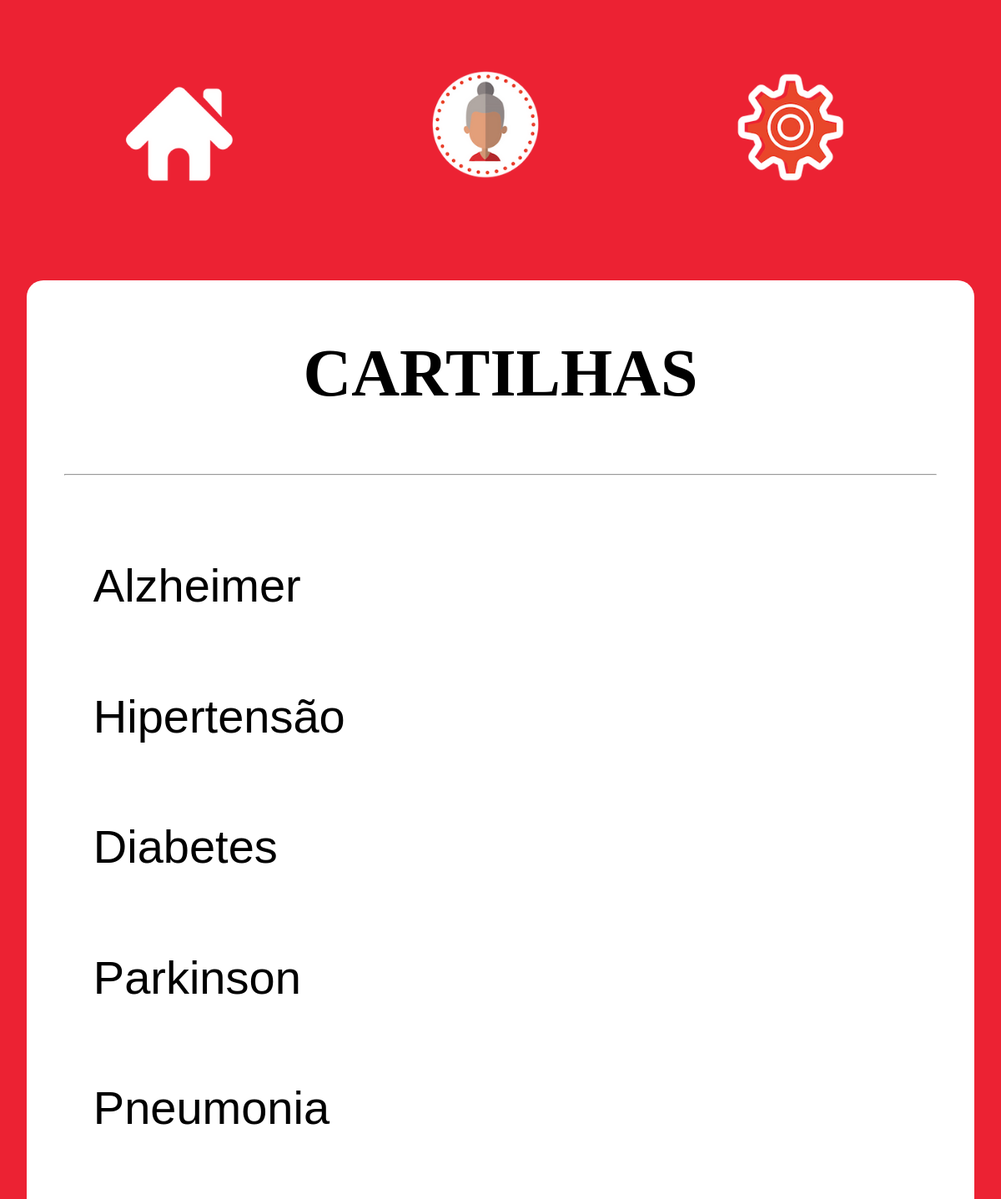
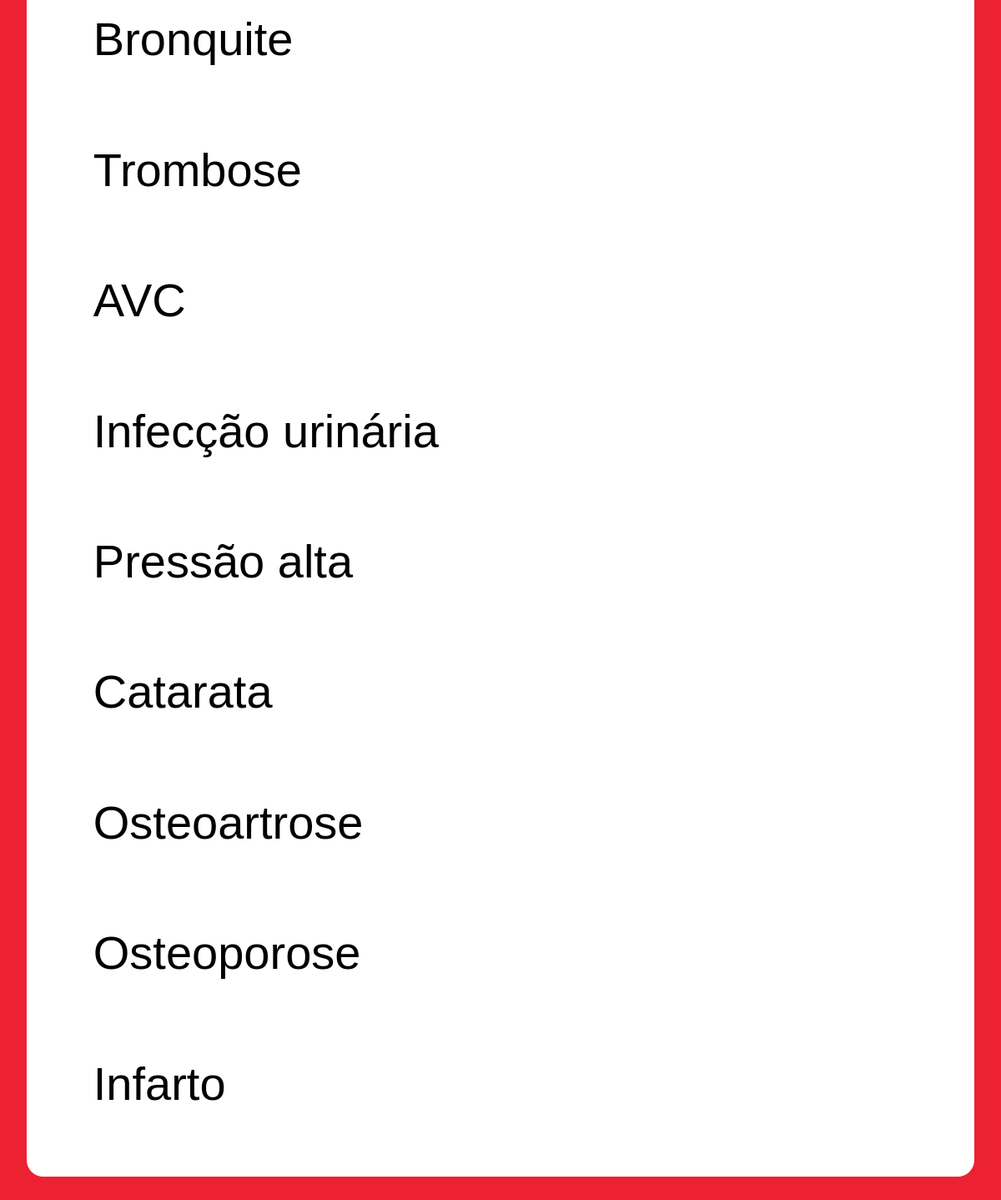
The app's page /views/cartilha.php (signed in) with its own data (2 pictures, top to bottom).
### tables this page shows
CREATE TABLE `cartilha` (
  `idcartilha` int(11) NOT NULL,
  `titulo_cartilha` text NOT NULL,
  `fatores_cartilha` text NOT NULL,
  `sintomas_cartilha` text NOT NULL,
  `prevencao_cartilha` text NOT NULL
);

### views/cartilha.php (the view, shortened to what this page needs)
<!DOCTYPE html>
<html>
<head>
    <link rel="stylesheet" type="text/css" href="../estilo/style.css">
</head>
<body>
    <header class="menu-principal">
        <a href="../index.php" id="img"><img src="../img/home.png"></a>
        <a href="perfil.php" id="img2"><img src="../img/avatar.png"></a>
        <a href="conf.php" id="img4"><img src="../img/conf.png"></a>
    </header>
    <section class="container">
        <h1 class="titulo">CARTILHAS</h1>
        <hr />
        <form name="formConCartilhas" method="POST" action="cartilhaEspecifica.php">
        <?php
        $sql = "SELECT * FROM cartilha";
        $consulta = $GLOBALS['conn']->query($sql);
        while ($row = $consulta->fetch_assoc()){
        echo "<button type='submit' class='container-data' name ='cartilha' value='".$row['idcartilha']."'>".$row['titulo_cartilha']."</button>";
        }
        ?>
        </form>
    </section>
</body>
</html>

### estilo/style.css (style rules this page uses)
body { background-color: #ec2233; padding-left: 2%; padding-right: 2%; font-family: "Alternate Gothic No1 D"; margin-top: 2%; }
h1, h2 { padding: 0; margin: 1%; color: black; }
.menu-principal a { margin: 0 auto; width: 33%; }
.menu-principal img { padding-right: 10%; padding-left: 10%; padding-bottom: 5%; padding-top: 5%; width: 12%; }
hr { margin: 1%; }
.container { clear: both; margin-top: 5%; margin-bottom: 5%; padding: 3%; background-color: white; border-radius: 20px; }
.container h1 { color:black; padding: 2%; text-align: center; margin-bottom: 5%; }
.container hr { margin-top: 5%; margin-bottom: 5%; }
.titulo { float: center; width: 94%; font-size: 500%; }
.container-data { border: solid transparent; background-color: transparent; border-radius: 20px; padding: 4%; width: 100%; font-size: 350%; display: block; text-align:left; }
.container button { text-decoration: none; color: black; }

### records on screen
cartilha: $row['idcartilha'] 1 (drawn), titulo_cartilha "Alzheimer"
cartilha: $row['idcartilha'] 2 (drawn), titulo_cartilha "Hipertensão"
cartilha: $row['idcartilha'] 3 (drawn), titulo_cartilha "Diabetes"
cartilha: $row['idcartilha'] 4 (drawn), titulo_cartilha "Parkinson"
cartilha: $row['idcartilha'] 5 (drawn), titulo_cartilha "Pneumonia"
cartilha: $row['idcartilha'] 6 (drawn), titulo_cartilha "Bronquite"
cartilha: $row['idcartilha'] 7 (drawn), titulo_cartilha "Trombose"
cartilha: $row['idcartilha'] 8 (drawn), titulo_cartilha "AVC"
cartilha: $row['idcartilha'] 9 (drawn), titulo_cartilha "Infecção urinária"
cartilha: $row['idcartilha'] 10 (drawn), titulo_cartilha "Pressão alta"
cartilha: $row['idcartilha'] 11 (drawn), titulo_cartilha "Catarata"
cartilha: $row['idcartilha'] 12 (drawn), titulo_cartilha "Osteoartrose"
cartilha: $row['idcartilha'] 13 (drawn), titulo_cartilha "Osteoporose"
cartilha: $row['idcartilha'] 14 (drawn), titulo_cartilha "Infarto"
